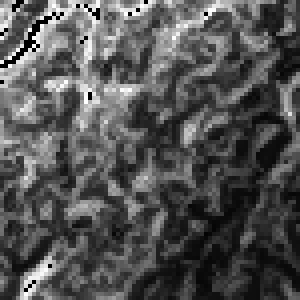
#> input picture noobee/tmp_glcm/H.png, 75 x 75 px, found by its file name (shown 4 times larger)
$ python stokes_texture_rgb.py   (Python 2 division)
#> lines starting #> are read from the running program, lines starting #| are printed output that depends on the picture
from __future__ import division

import cv2
import numpy as np
import matplotlib.pyplot as plt

def calculate_stokes(P1, P2):
    P1 = P1.astype(np.int16)
    P2 = P2.astype(np.int16)

    P1[np.abs(P1) < 1] = 0
    P2[np.abs(P2) < 1] = 0

    S = (P1 - P2) / (P1 + P2)

    # These represent values that have not been illuminated by the source
    # ie they are the product of masking and shadowing.
    S[~np.isfinite(S)] = 0

    return S

def normed(data):
    print "data", data
    minimum = np.min(data)
    maximum = np.max(data)
    print "Maximum", maximum
    print "Minimum", minimum

    normed = (255*(data - minimum) / (maximum - minimum)) + 255

    print "Normded", normed

    return normed
# [16 lines of commented-out code are left out]

H = cv2.imread('../app/data/di-1.1-white-specular/H.png', 1)
#> H is the input picture: shape (75, 75, 3); min 0, max 255, mean 83
V = cv2.imread('../app/data/di-1.1-white-specular/V.png', 1)
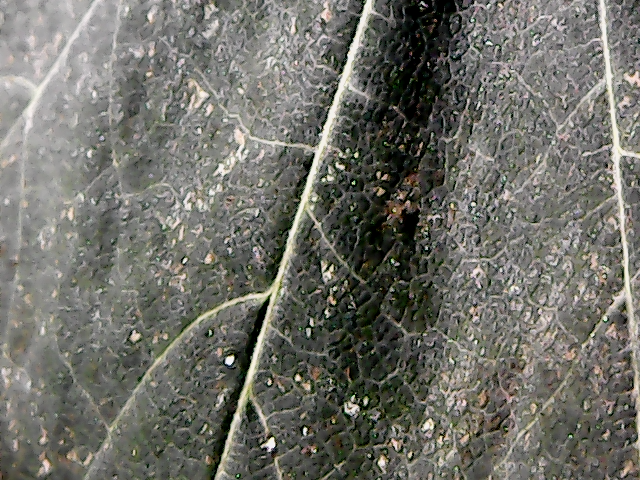
#> input picture noobee/sample_data/polarization/sugar-maple-3-white-specular/V.png, 640 x 480 px, found by its file name
#> V is the input picture: shape (480, 640, 3); mean B, G, R 104.5, 112, 112.1
P = cv2.imread('../app/data/di-1.1-white-specular/P.png', 1)
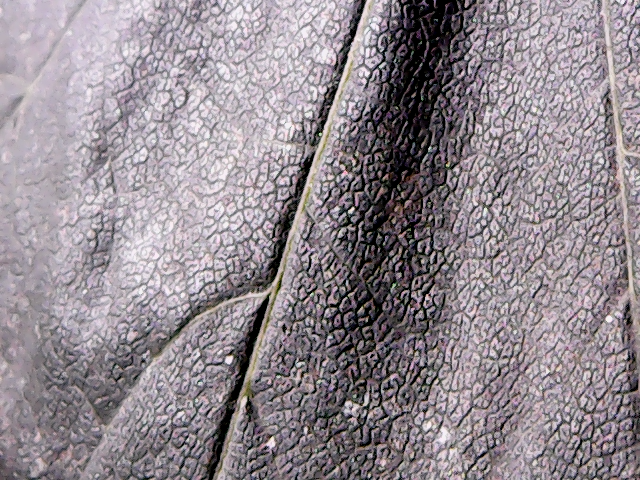
#> input picture noobee/sample_data/polarization/sugar-maple-3-white-specular/P.png, 640 x 480 px, found by its file name
#> P is the input picture: shape (480, 640, 3); mean B, G, R 143.7, 136.9, 145.6
M = cv2.imread('../app/data/di-1.1-white-specular/M.png', 1)
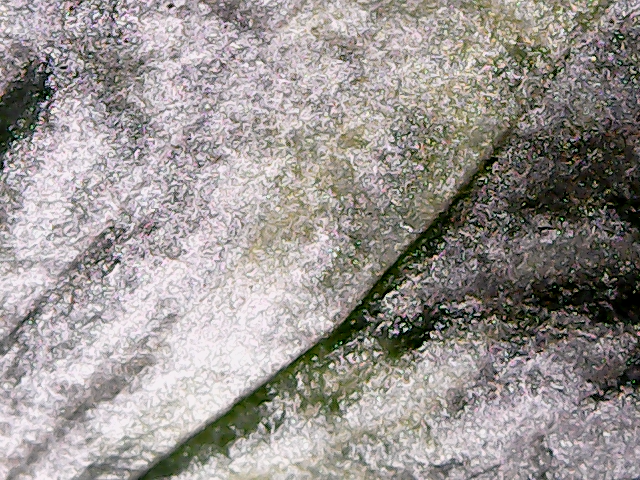
#> input picture noobee/tmp_FOR_PAPER/imgs3/M.png, 640 x 480 px, found by its file name
#> M is the input picture: shape (480, 640, 3); mean B, G, R 145.4, 148.3, 153.9

H_grey = cv2.imread('../app/data/di-1.1-white-specular/H.png', 0)
#> H_grey: shape (75, 75); min 0, max 255, mean 83
V_grey = cv2.imread('../app/data/di-1.1-white-specular/V.png', 0)
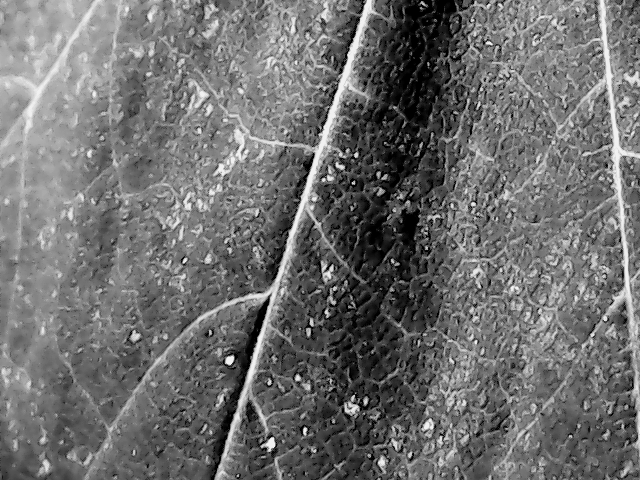
#> V_grey: shape (480, 640); min 0, max 241, mean 110.7
P_grey = cv2.imread('../app/data/di-1.1-white-specular/P.png', 0)
#> P_grey: shape (480, 640); min 0, max 241, mean 139.8
M_grey = cv2.imread('../app/data/di-1.1-white-specular/M.png', 0)
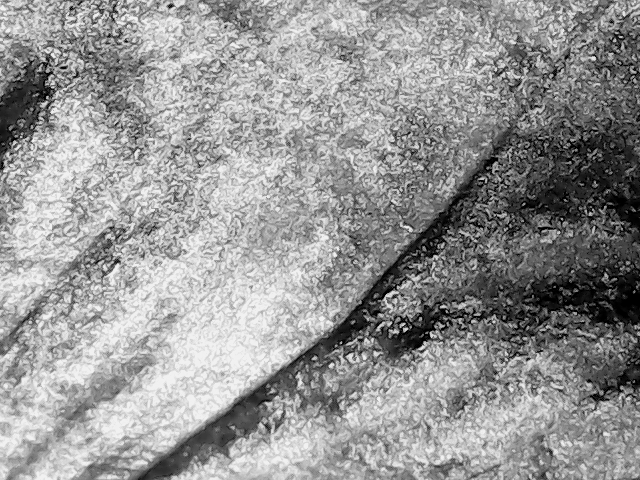
#> M_grey: shape (480, 640); min 0, max 241, mean 149.1


indexes = np.where(H_grey != 0)
#> indexes = 5565 positions, rows 0 to 74, columns 0 to 74
# [6 lines of commented-out code are left out]

print H.shape
#| (75, 75, 3)
Hb, Hg, Hr = cv2.split(H)
Vb, Vg, Vr = cv2.split(V)
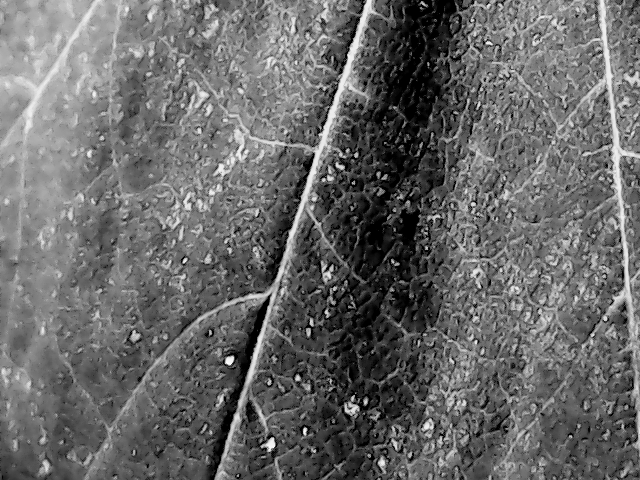
#> Vb: shape (480, 640); min 0, max 255, mean 104.5
Pb, Pg, Pr = cv2.split(P)
Mb, Mg, Mr = cv2.split(M)
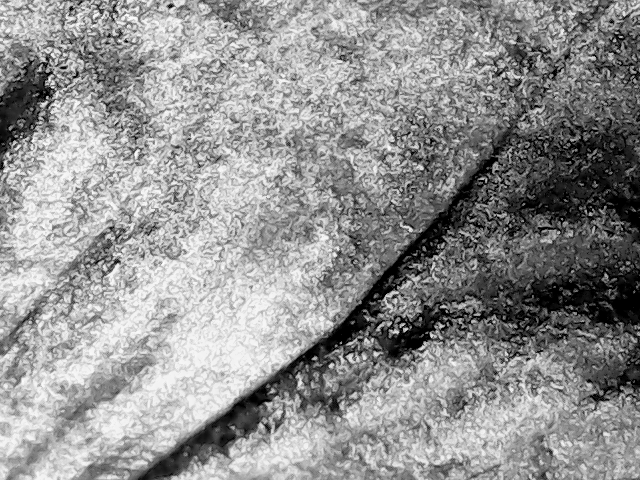
#> Mb: shape (480, 640); min 0, max 255, mean 145.4


S1 = calculate_stokes(H_grey, V_grey)
#> (the run stopped early here; a loop or call above may not have finished)
